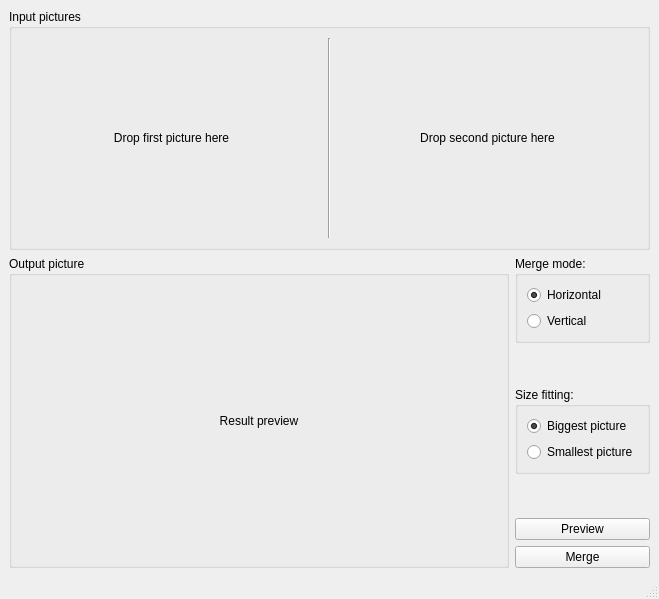
<?xml version="1.0" encoding="UTF-8"?>
<ui version="4.0">
 <class>MainWindow</class>
 <widget class="QMainWindow" name="MainWindow">
  <property name="geometry">
   <rect>
    <x>0</x>
    <y>0</y>
    <width>659</width>
    <height>599</height>
   </rect>
  </property>
  <property name="minimumSize">
   <size>
    <width>659</width>
    <height>599</height>
   </size>
  </property>
  <property name="windowTitle">
   <string>MainWindow</string>
  </property>
  <widget class="QWidget" name="centralwidget">
   <layout class="QVBoxLayout" name="verticalLayout_10">
    <item>
     <layout class="QVBoxLayout" name="verticalLayout_8">
      <item>
       <layout class="QVBoxLayout" name="verticalLayout_6">
        <item>
         <widget class="QGroupBox" name="groupBox_4">
          <property name="title">
           <string>Input pictures</string>
          </property>
          <layout class="QVBoxLayout" name="verticalLayout_7">
           <item>
            <layout class="QHBoxLayout" name="horizontalLayout">
             <item>
              <widget class="QLabel" name="firstPicture">
               <property name="sizePolicy">
                <sizepolicy hsizetype="Expanding" vsizetype="Expanding">
                 <horstretch>0</horstretch>
                 <verstretch>0</verstretch>
                </sizepolicy>
               </property>
               <property name="minimumSize">
                <size>
                 <width>200</width>
                 <height>200</height>
                </size>
               </property>
               <property name="text">
                <string>Drop first picture here</string>
               </property>
               <property name="alignment">
                <set>Qt::AlignCenter</set>
               </property>
              </widget>
             </item>
             <item>
              <widget class="Line" name="line">
               <property name="orientation">
                <enum>Qt::Vertical</enum>
               </property>
              </widget>
             </item>
             <item>
              <widget class="QLabel" name="secondPicture">
               <property name="sizePolicy">
                <sizepolicy hsizetype="Expanding" vsizetype="Expanding">
                 <horstretch>0</horstretch>
                 <verstretch>0</verstretch>
                </sizepolicy>
               </property>
               <property name="minimumSize">
                <size>
                 <width>200</width>
                 <height>200</height>
                </size>
               </property>
               <property name="text">
                <string>Drop second picture here</string>
               </property>
               <property name="alignment">
                <set>Qt::AlignCenter</set>
               </property>
              </widget>
             </item>
            </layout>
           </item>
          </layout>
         </widget>
        </item>
       </layout>
      </item>
      <item>
       <layout class="QHBoxLayout" name="horizontalLayout_2">
        <item>
         <widget class="QGroupBox" name="groupBox_3">
          <property name="title">
           <string>Output picture</string>
          </property>
          <layout class="QVBoxLayout" name="verticalLayout_9">
           <item>
            <widget class="QLabel" name="resultPicture">
             <property name="sizePolicy">
              <sizepolicy hsizetype="Expanding" vsizetype="Expanding">
               <horstretch>0</horstretch>
               <verstretch>0</verstretch>
              </sizepolicy>
             </property>
             <property name="minimumSize">
              <size>
               <width>200</width>
               <height>200</height>
              </size>
             </property>
             <property name="text">
              <string>Result preview</string>
             </property>
             <property name="alignment">
              <set>Qt::AlignCenter</set>
             </property>
            </widget>
           </item>
          </layout>
         </widget>
        </item>
        <item>
         <layout class="QVBoxLayout" name="verticalLayout_5">
          <item>
           <widget class="QGroupBox" name="groupBox">
            <property name="title">
             <string>Merge mode:</string>
            </property>
            <layout class="QVBoxLayout" name="verticalLayout_4">
             <item>
              <layout class="QVBoxLayout" name="verticalLayout">
               <item>
                <widget class="QRadioButton" name="rbtHorizontal">
                 <property name="text">
                  <string>Horizontal</string>
                 </property>
                 <property name="checkable">
                  <bool>true</bool>
                 </property>
                 <property name="checked">
                  <bool>true</bool>
                 </property>
                 <property name="autoExclusive">
                  <bool>true</bool>
                 </property>
                </widget>
               </item>
               <item>
                <widget class="QRadioButton" name="rbtVertical">
                 <property name="text">
                  <string>Vertical</string>
                 </property>
                 <property name="autoExclusive">
                  <bool>true</bool>
                 </property>
                </widget>
               </item>
              </layout>
             </item>
            </layout>
           </widget>
          </item>
          <item>
           <spacer name="verticalSpacer">
            <property name="orientation">
             <enum>Qt::Vertical</enum>
            </property>
            <property name="sizeHint" stdset="0">
             <size>
              <width>20</width>
              <height>40</height>
             </size>
            </property>
           </spacer>
          </item>
          <item>
           <widget class="QGroupBox" name="groupBox_2">
            <property name="title">
             <string>Size fitting:</string>
            </property>
            <layout class="QVBoxLayout" name="verticalLayout_2">
             <item>
              <layout class="QVBoxLayout" name="verticalLayout_3">
               <item>
                <widget class="QRadioButton" name="rbtBiggest">
                 <property name="text">
                  <string>Biggest picture</string>
                 </property>
                 <property name="shortcut">
                  <string/>
                 </property>
                 <property name="checked">
                  <bool>true</bool>
                 </property>
                 <property name="autoRepeat">
                  <bool>false</bool>
                 </property>
                 <property name="autoExclusive">
                  <bool>true</bool>
                 </property>
                </widget>
               </item>
               <item>
                <widget class="QRadioButton" name="rbtSmallest">
                 <property name="text">
                  <string>Smallest picture</string>
                 </property>
                 <property name="checked">
                  <bool>false</bool>
                 </property>
                 <property name="autoExclusive">
                  <bool>true</bool>
                 </property>
                </widget>
               </item>
              </layout>
             </item>
            </layout>
           </widget>
          </item>
          <item>
           <spacer name="verticalSpacer_2">
            <property name="orientation">
             <enum>Qt::Vertical</enum>
            </property>
            <property name="sizeHint" stdset="0">
             <size>
              <width>20</width>
              <height>40</height>
             </size>
            </property>
           </spacer>
          </item>
          <item>
           <widget class="QPushButton" name="btPreview">
            <property name="text">
             <string>Preview</string>
            </property>
           </widget>
          </item>
          <item>
           <widget class="QPushButton" name="btMerge">
            <property name="text">
             <string>Merge</string>
            </property>
           </widget>
          </item>
         </layout>
        </item>
       </layout>
      </item>
     </layout>
    </item>
   </layout>
  </widget>
  <widget class="QStatusBar" name="statusbar"/>
 </widget>
 <resources/>
 <connections/>
</ui>
